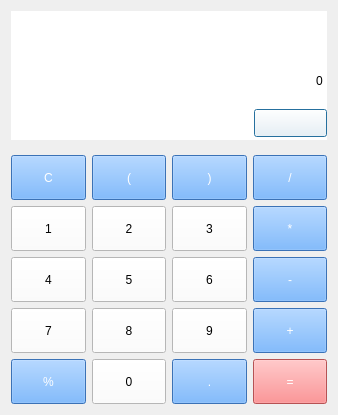
<?xml version="1.0" encoding="UTF-8"?>
<ui version="4.0">
 <class>Dialog</class>
 <widget class="QDialog" name="Dialog">
  <property name="geometry">
   <rect>
    <x>0</x>
    <y>0</y>
    <width>338</width>
    <height>415</height>
   </rect>
  </property>
  <property name="minimumSize">
   <size>
    <width>338</width>
    <height>415</height>
   </size>
  </property>
  <property name="maximumSize">
   <size>
    <width>338</width>
    <height>415</height>
   </size>
  </property>
  <property name="windowTitle">
   <string>Dialog</string>
  </property>
  <property name="windowIcon">
   <iconset>
    <normaloff>image/icon.ico</normaloff>image/icon.ico</iconset>
  </property>
  <layout class="QGridLayout" name="gridLayout_3">
   <property name="verticalSpacing">
    <number>15</number>
   </property>
   <item row="0" column="0">
    <widget class="QWidget" name="widget" native="true">
     <property name="styleSheet">
      <string notr="true">background-color: rgb(255, 255, 255);</string>
     </property>
     <layout class="QGridLayout" name="gridLayout_2">
      <property name="leftMargin">
       <number>0</number>
      </property>
      <property name="topMargin">
       <number>0</number>
      </property>
      <property name="rightMargin">
       <number>0</number>
      </property>
      <property name="bottomMargin">
       <number>0</number>
      </property>
      <item row="1" column="0" colspan="2">
       <widget class="QLineEdit" name="a_lineEdit">
        <property name="minimumSize">
         <size>
          <width>0</width>
          <height>40</height>
         </size>
        </property>
        <property name="styleSheet">
         <string notr="true">font: 20pt &quot;휴먼편지체&quot;;</string>
        </property>
        <property name="text">
         <string>0</string>
        </property>
        <property name="frame">
         <bool>false</bool>
        </property>
        <property name="alignment">
         <set>Qt::AlignRight|Qt::AlignTrailing|Qt::AlignVCenter</set>
        </property>
       </widget>
      </item>
      <item row="0" column="0" colspan="2">
       <widget class="QLineEdit" name="q_lineEdit">
        <property name="minimumSize">
         <size>
          <width>0</width>
          <height>40</height>
         </size>
        </property>
        <property name="styleSheet">
         <string notr="true">font: 20pt &quot;휴먼편지체&quot;;</string>
        </property>
        <property name="frame">
         <bool>false</bool>
        </property>
        <property name="alignment">
         <set>Qt::AlignRight|Qt::AlignTrailing|Qt::AlignVCenter</set>
        </property>
       </widget>
      </item>
      <item row="2" column="1">
       <widget class="QPushButton" name="del_pushButton">
        <property name="minimumSize">
         <size>
          <width>73</width>
          <height>28</height>
         </size>
        </property>
        <property name="maximumSize">
         <size>
          <width>73</width>
          <height>28</height>
         </size>
        </property>
        <property name="text">
         <string/>
        </property>
       </widget>
      </item>
      <item row="2" column="0">
       <spacer name="horizontalSpacer">
        <property name="orientation">
         <enum>Qt::Horizontal</enum>
        </property>
        <property name="sizeHint" stdset="0">
         <size>
          <width>278</width>
          <height>20</height>
         </size>
        </property>
       </spacer>
      </item>
     </layout>
    </widget>
   </item>
   <item row="1" column="0">
    <layout class="QGridLayout" name="gridLayout">
     <property name="spacing">
      <number>6</number>
     </property>
     <item row="0" column="0">
      <widget class="QPushButton" name="reset_pushButton">
       <property name="minimumSize">
        <size>
         <width>0</width>
         <height>45</height>
        </size>
       </property>
       <property name="styleSheet">
        <string notr="true">font: 14pt &quot;휴먼편지체&quot;;
background-color: rgb(82, 160, 255);
color: rgb(255, 255, 255);</string>
       </property>
       <property name="text">
        <string>C</string>
       </property>
      </widget>
     </item>
     <item row="0" column="1">
      <widget class="QPushButton" name="p_open_pushButton">
       <property name="minimumSize">
        <size>
         <width>0</width>
         <height>45</height>
        </size>
       </property>
       <property name="styleSheet">
        <string notr="true">font: 14pt &quot;휴먼편지체&quot;;
background-color: rgb(82, 160, 255);
color: rgb(255, 255, 255);</string>
       </property>
       <property name="text">
        <string>(</string>
       </property>
      </widget>
     </item>
     <item row="0" column="2">
      <widget class="QPushButton" name="p_close_pushButton">
       <property name="minimumSize">
        <size>
         <width>0</width>
         <height>45</height>
        </size>
       </property>
       <property name="styleSheet">
        <string notr="true">font: 14pt &quot;휴먼편지체&quot;;
background-color: rgb(82, 160, 255);
color: rgb(255, 255, 255);</string>
       </property>
       <property name="text">
        <string>)</string>
       </property>
      </widget>
     </item>
     <item row="0" column="3">
      <widget class="QPushButton" name="sign_pushButton_1">
       <property name="minimumSize">
        <size>
         <width>0</width>
         <height>45</height>
        </size>
       </property>
       <property name="styleSheet">
        <string notr="true">font: 14pt &quot;휴먼편지체&quot;;
background-color: rgb(82, 160, 255);
color: rgb(255, 255, 255);</string>
       </property>
       <property name="text">
        <string>/</string>
       </property>
      </widget>
     </item>
     <item row="1" column="0">
      <widget class="QPushButton" name="num_pushButton_1">
       <property name="minimumSize">
        <size>
         <width>0</width>
         <height>45</height>
        </size>
       </property>
       <property name="styleSheet">
        <string notr="true">font: 14pt &quot;휴먼편지체&quot;;background-color: rgb(255, 255, 255);</string>
       </property>
       <property name="text">
        <string>1</string>
       </property>
      </widget>
     </item>
     <item row="1" column="1">
      <widget class="QPushButton" name="num_pushButton_2">
       <property name="minimumSize">
        <size>
         <width>0</width>
         <height>45</height>
        </size>
       </property>
       <property name="styleSheet">
        <string notr="true">font: 14pt &quot;휴먼편지체&quot;;background-color: rgb(255, 255, 255);</string>
       </property>
       <property name="text">
        <string>2</string>
       </property>
      </widget>
     </item>
     <item row="1" column="2">
      <widget class="QPushButton" name="num_pushButton_3">
       <property name="minimumSize">
        <size>
         <width>0</width>
         <height>45</height>
        </size>
       </property>
       <property name="styleSheet">
        <string notr="true">font: 14pt &quot;휴먼편지체&quot;;background-color: rgb(255, 255, 255);</string>
       </property>
       <property name="text">
        <string>3</string>
       </property>
      </widget>
     </item>
     <item row="1" column="3">
      <widget class="QPushButton" name="sign_pushButton_2">
       <property name="minimumSize">
        <size>
         <width>0</width>
         <height>45</height>
        </size>
       </property>
       <property name="styleSheet">
        <string notr="true">font: 14pt &quot;휴먼편지체&quot;;
background-color: rgb(82, 160, 255);
color: rgb(255, 255, 255);</string>
       </property>
       <property name="text">
        <string>*</string>
       </property>
      </widget>
     </item>
     <item row="2" column="0">
      <widget class="QPushButton" name="num_pushButton_4">
       <property name="minimumSize">
        <size>
         <width>0</width>
         <height>45</height>
        </size>
       </property>
       <property name="styleSheet">
        <string notr="true">font: 14pt &quot;휴먼편지체&quot;;background-color: rgb(255, 255, 255);</string>
       </property>
       <property name="text">
        <string>4</string>
       </property>
      </widget>
     </item>
     <item row="2" column="1">
      <widget class="QPushButton" name="num_pushButton_5">
       <property name="minimumSize">
        <size>
         <width>0</width>
         <height>45</height>
        </size>
       </property>
       <property name="styleSheet">
        <string notr="true">font: 14pt &quot;휴먼편지체&quot;;background-color: rgb(255, 255, 255);</string>
       </property>
       <property name="text">
        <string>5</string>
       </property>
      </widget>
     </item>
     <item row="2" column="2">
      <widget class="QPushButton" name="num_pushButton_6">
       <property name="minimumSize">
        <size>
         <width>0</width>
         <height>45</height>
        </size>
       </property>
       <property name="styleSheet">
        <string notr="true">font: 14pt &quot;휴먼편지체&quot;;background-color: rgb(255, 255, 255);</string>
       </property>
       <property name="text">
        <string>6</string>
       </property>
      </widget>
     </item>
     <item row="2" column="3">
      <widget class="QPushButton" name="sign_pushButton_3">
       <property name="minimumSize">
        <size>
         <width>0</width>
         <height>45</height>
        </size>
       </property>
       <property name="styleSheet">
        <string notr="true">font: 14pt &quot;휴먼편지체&quot;;
background-color: rgb(82, 160, 255);
color: rgb(255, 255, 255);</string>
       </property>
       <property name="text">
        <string>-</string>
       </property>
      </widget>
     </item>
     <item row="3" column="0">
      <widget class="QPushButton" name="num_pushButton_7">
       <property name="minimumSize">
        <size>
         <width>0</width>
         <height>45</height>
        </size>
       </property>
       <property name="styleSheet">
        <string notr="true">font: 14pt &quot;휴먼편지체&quot;;background-color: rgb(255, 255, 255);</string>
       </property>
       <property name="text">
        <string>7</string>
       </property>
      </widget>
     </item>
     <item row="3" column="1">
      <widget class="QPushButton" name="num_pushButton_8">
       <property name="minimumSize">
        <size>
         <width>0</width>
         <height>45</height>
        </size>
       </property>
       <property name="styleSheet">
        <string notr="true">font: 14pt &quot;휴먼편지체&quot;;background-color: rgb(255, 255, 255);</string>
       </property>
       <property name="text">
        <string>8</string>
       </property>
      </widget>
     </item>
     <item row="3" column="2">
      <widget class="QPushButton" name="num_pushButton_9">
       <property name="minimumSize">
        <size>
         <width>0</width>
         <height>45</height>
        </size>
       </property>
       <property name="styleSheet">
        <string notr="true">font: 14pt &quot;휴먼편지체&quot;;background-color: rgb(255, 255, 255);</string>
       </property>
       <property name="text">
        <string>9</string>
       </property>
      </widget>
     </item>
     <item row="3" column="3">
      <widget class="QPushButton" name="sign_pushButton_4">
       <property name="minimumSize">
        <size>
         <width>0</width>
         <height>45</height>
        </size>
       </property>
       <property name="styleSheet">
        <string notr="true">font: 14pt &quot;휴먼편지체&quot;;
background-color: rgb(82, 160, 255);
color: rgb(255, 255, 255);</string>
       </property>
       <property name="text">
        <string>+</string>
       </property>
      </widget>
     </item>
     <item row="4" column="0">
      <widget class="QPushButton" name="per_pushButton">
       <property name="minimumSize">
        <size>
         <width>0</width>
         <height>45</height>
        </size>
       </property>
       <property name="styleSheet">
        <string notr="true">font: 14pt &quot;휴먼편지체&quot;;
background-color: rgb(82, 160, 255);
color: rgb(255, 255, 255);</string>
       </property>
       <property name="text">
        <string>%</string>
       </property>
      </widget>
     </item>
     <item row="4" column="1">
      <widget class="QPushButton" name="num_pushButton_0">
       <property name="minimumSize">
        <size>
         <width>0</width>
         <height>45</height>
        </size>
       </property>
       <property name="styleSheet">
        <string notr="true">font: 14pt &quot;휴먼편지체&quot;;background-color: rgb(255, 255, 255);</string>
       </property>
       <property name="text">
        <string>0</string>
       </property>
      </widget>
     </item>
     <item row="4" column="2">
      <widget class="QPushButton" name="dot_pushButton">
       <property name="minimumSize">
        <size>
         <width>0</width>
         <height>45</height>
        </size>
       </property>
       <property name="styleSheet">
        <string notr="true">font: 14pt &quot;휴먼편지체&quot;;
background-color: rgb(82, 160, 255);
color: rgb(255, 255, 255);</string>
       </property>
       <property name="text">
        <string>.</string>
       </property>
      </widget>
     </item>
     <item row="4" column="3">
      <widget class="QPushButton" name="result_pushButton">
       <property name="minimumSize">
        <size>
         <width>0</width>
         <height>45</height>
        </size>
       </property>
       <property name="styleSheet">
        <string notr="true">font: 14pt &quot;휴먼편지체&quot;;
color: rgb(255, 255, 255);
background-color: rgb(255, 115, 117);</string>
       </property>
       <property name="text">
        <string>=</string>
       </property>
      </widget>
     </item>
    </layout>
   </item>
  </layout>
 </widget>
 <tabstops>
  <tabstop>q_lineEdit</tabstop>
  <tabstop>a_lineEdit</tabstop>
  <tabstop>del_pushButton</tabstop>
  <tabstop>num_pushButton_4</tabstop>
  <tabstop>num_pushButton_5</tabstop>
  <tabstop>num_pushButton_6</tabstop>
  <tabstop>num_pushButton_7</tabstop>
  <tabstop>num_pushButton_8</tabstop>
  <tabstop>num_pushButton_9</tabstop>
  <tabstop>num_pushButton_0</tabstop>
  <tabstop>sign_pushButton_1</tabstop>
  <tabstop>sign_pushButton_2</tabstop>
  <tabstop>sign_pushButton_3</tabstop>
  <tabstop>sign_pushButton_4</tabstop>
  <tabstop>result_pushButton</tabstop>
  <tabstop>reset_pushButton</tabstop>
  <tabstop>p_open_pushButton</tabstop>
  <tabstop>p_close_pushButton</tabstop>
  <tabstop>per_pushButton</tabstop>
  <tabstop>dot_pushButton</tabstop>
  <tabstop>num_pushButton_1</tabstop>
  <tabstop>num_pushButton_2</tabstop>
  <tabstop>num_pushButton_3</tabstop>
 </tabstops>
 <resources/>
 <connections/>
</ui>
